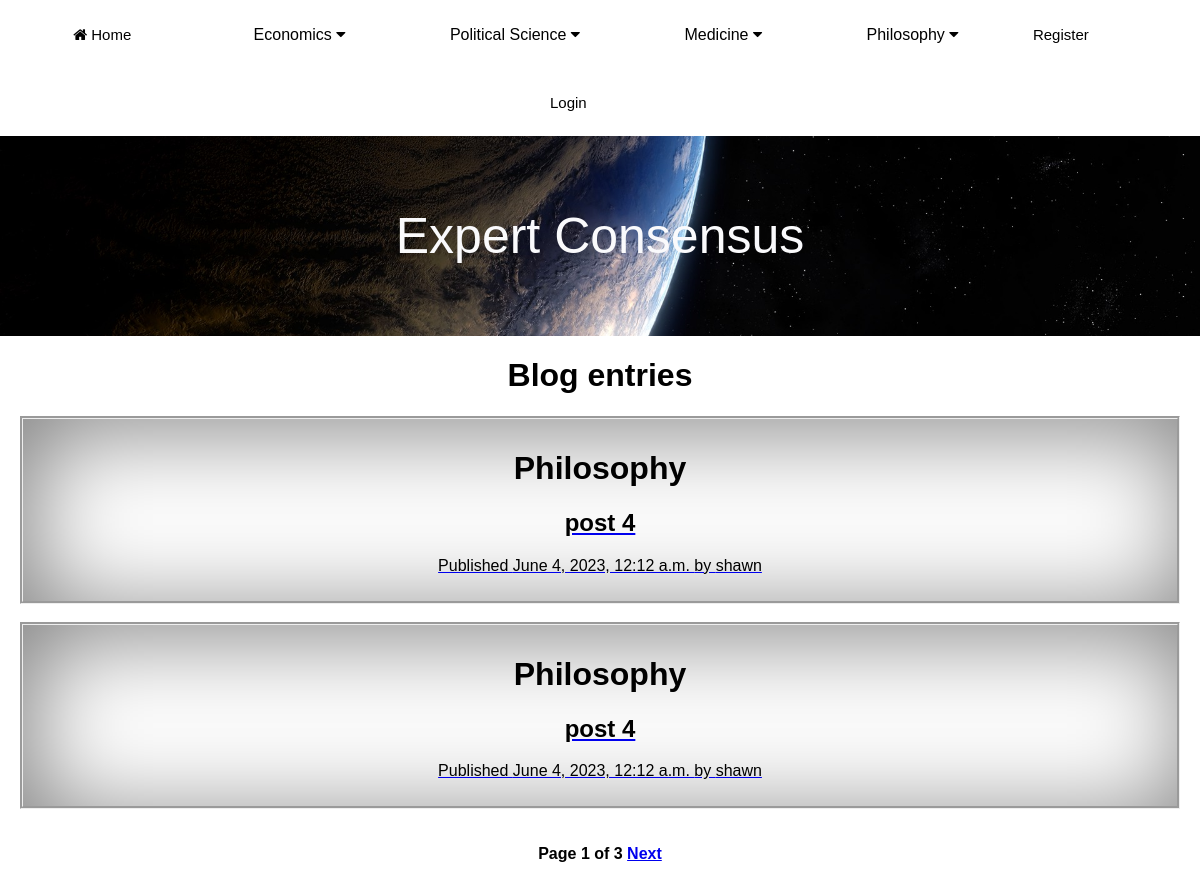
/MainApp/philosophy/, run on an earlier commit of the app's database.
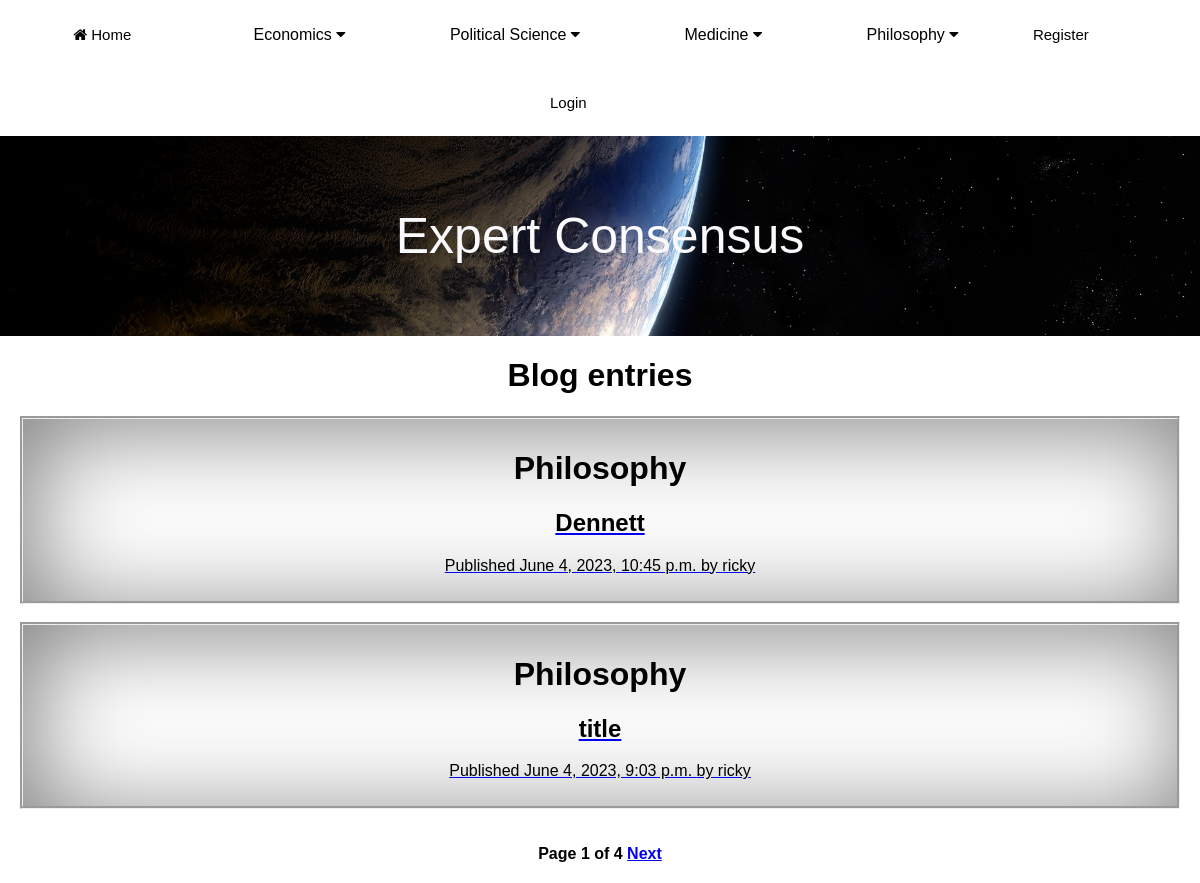
And on a later commit of the database.
### MainApp/models.py (models this page shows, shortened)
class Post(models.Model):
    class Status(models.TextChoices):
        DRAFT = 'DF', 'Draft'
        PUBLISHED = 'PB', 'Published'
    title = models.CharField(max_length=255)
    header_image = models.ImageField(null=True, blank=True, upload_to="images/profile/")
    author = models.ForeignKey(User, on_delete=models.CASCADE, related_name='blog_posts')
    slug = models.SlugField(max_length=255, unique_for_date='publish')
    body = RichTextField(blank=True, null=True)
    publish = models.DateTimeField(default=timezone.now)
    created = models.DateTimeField(auto_now_add=True)
    updated = models.DateTimeField(auto_now=True)
    status = models.CharField(max_length=2, choices=Status.choices, default=Status.DRAFT)
    category = models.ForeignKey(Category, on_delete=models.CASCADE, related_name="posts")
    objects = models.Manager()
    published = PublishedManager()
    class Meta:
        ordering = ['-publish']
        indexes = [models.Index(fields=['-publish']),]

class Category(models.Model):
    category = models.CharField(max_length=255)
    class Meta:
        verbose_name_plural = "Categories"
    def __str__(self):
        return self.category

### MainApp/views.py (the view)
# urls.py: 2. Add a URL to urlpatterns:  path('', views.home, name='home')
def home(request):
    requested_url = request.path
    print("URL is......",requested_url)
    home = Post.published.all()
    paginator = Paginator(home,2)
    page_number = request.GET.get('page', 1)
    try:
        posts = paginator.page(page_number)
    except PageNotAnInteger:
        posts = paginator.page(1)
    except EmptyPage:
        posts = paginator.page(paginator.num_pages)
    if requested_url == "/MainApp/philosophy/":
        return render(request, 'MainApp/post/philosophy_blog.html', {'posts': posts})
    elif requested_url == "/MainApp/economics/":
        return render(request, 'MainApp/post/economics.html', {'posts': posts})
    else:
        return render(request, 'MainApp/post/list.html', {'posts': posts})

### MainApp/models.py (called while the page is built)
    def get_queryset(self):
        return super().get_queryset().filter(status=Post.Status.PUBLISHED)

### MainApp/templates/MainApp/post/philosophy_blog.html (shortened to what this page needs)
{% extends "MainApp/base.html" %}
{% block content %}
    <h1>Blog entries</h1>
        {% for post in posts %}
            {% if post.category.category == "Philosophy" %}
            <div id="post_list">
            <h1>{{ post.category }}</h1>
                <a href="{% url 'MainApp:post_detail' post.pk %}">
                <h2 id="post_title">
                        {{ post.title }}
                </h2>
                <div id="post_info">
                <p class="date">
                    Published {{ post.publish }} by {{ post.author }}
                </p>
                </div>
                </a>
                </div>
            {% endif %}
        {% endfor %}
{% include "pagination.html" with page=posts %}
{% endblock %}

### MainApp/templates/MainApp/base.html (shortened to what this page needs)
{% load static %}
<link rel="stylesheet" type="text/css" href="{% static 'style.css' %}">
<!doctype html>
<html lang="en">
  <head>
    <link rel="stylesheet" type="text/css" href="C:\Users\Ricky\Desktop\ExpertOpinion\ExpertOpinion\MainApp\static\style.css">
    <link rel="stylesheet" href="https://cdnjs.cloudflare.com/ajax/libs/font-awesome/4.7.0/css/font-awesome.min.css">
  </head>
    <body>
      <div class="navbar">
       <ul>
          <li>
              <button id="btn">
                  <a href="{% url 'MainApp:home' %}"><i class="fa fa-home"></i> Home</a>
              </button>
          </li>
          <li>
             <div class="dropdown">
               <button class="dropbtn">Economics <i class="fa fa-caret-down"></i></button>
             </div>
          </li>
          <li>
             <div class="dropdown">
               <button class="dropbtn">Political Science <i class="fa fa-caret-down"></i></button>
             </div>
          </li>
          <li>
             <div class="dropdown">
               <button class="dropbtn">Medicine <i class="fa fa-caret-down"></i></button>
             </div>
          </li>
          <li>
             <div class="dropdown">
               <button class="dropbtn">Philosophy <i class="fa fa-caret-down"></i></button>
             </div>
          </li>
           {% if user.is_authenticated %}
           <li>
             <div class="dropdown">
               <button class="dropbtn">Account <i class="fa fa-caret-down"></i></button>
               <div class="dropdown-content">
                <a href="{% url 'edit_profile' %}">Edit Profile</a>
                <a href="{% url 'logout' %}">Logout</a>
                <a href="{% url 'MainApp:add_post' %}">Write Blog</a>
                <a href="{% url 'profile_page' user.profile.id %}">Profile</a>
               </div>
             </div>
          </li>
           {% else %}
           <li>
             <div>
                 <a class="nav-link" href="{% url 'register' %}">Register</a>
             </div>
          </li>
           <li>
             <div>
                 <a class="nav-link" href="{% url 'login' %}">Login</a>
             </div>
          </li>
           {% endif %}
       </ul>
    </div>
    <div class="container">
       <img src="{% static 'EXPOPN.PNG' %}" alt="banner">
       <div class="centered">Expert Consensus</div>
    </div>
    {% block content %}
    {% endblock %}
  </body>
</html>

### MainApp/templates/pagination.html (shortened to what this page needs)
<div class="pagination">
    <span class="step-links">
        <div id="page_num_of">
        <span class="current">
                Page {{ page.number }} of {{ page.paginator.num_pages }}
                {% if page.has_next %}
                    <a href="?page={{ page.next_page_number }}">Next</a>
                {% endif %}
        </span>
        </div>
    </span>
</div>

### MainApp/static/style.css (style rules this page uses)
body { margin: 0; padding: 0; background: white; font-family: arial; }
#post_info { text-align: center; color:white; }
#post_title { text-align: center; color: black; }
#post_list { background-color: white; color: black; border-style: groove; block-size: auto; padding: 10px; margin-left: 20px; margin-right: 20px; box-shadow: 10px 10px 100px grey inset; }
#btn { background-color: white; border: none; }
#page_num_of { color: black; padding-bottom: 20px; font-weight: bold; text-align: center; }
p { color: black; text-align: center; }
.navbar ul { list-style: none; background-color: white; padding: 0; margin: 0; text-align: center; }
.navbar li { display: inline-block; }
h1 { color: black; text-align: center; }
ul { background: black; text-align: center; padding: 5px; }
.navbar a { text-decoration: none; color: black; width: 100px; display: block; padding: 25px 20px; font-size: 15px; text-align: left; }
.dropbtn { background-color: white; color: black; padding: 25px 50px; font-size: 16px; transition: .5s; border: none; }
.dropdown { position: relative; display: inline-block; }
img { width: 100%; height: 200px; object-fit: cover; }
.container { position:relative; text-align:center; color:#fafafc; }
.centered { position:absolute; top:50%; left:50%; transform:translate(-50%, -50%); font-size: 50; }

What changed in the data, as far as the page shows it:
no longer on this page (row unchanged): Post: category "Philosophy", title "post 4", publish "June 4, 2023, 12:12 a.m.", author "shawn"
no longer on this page (row unchanged): Post: category "Philosophy", title "post 4", publish "June 4, 2023, 12:12 a.m.", author "shawn"
added Post: category "Philosophy", title "Dennett", publish "June 4, 2023, 10:45 p.m.", author "ricky"
added Post: category "Philosophy", title "title", publish "June 4, 2023, 9:03 p.m.", author "ricky"
Also different on the page:
{{ page.paginator.num_pages }}: "3" → "4"
